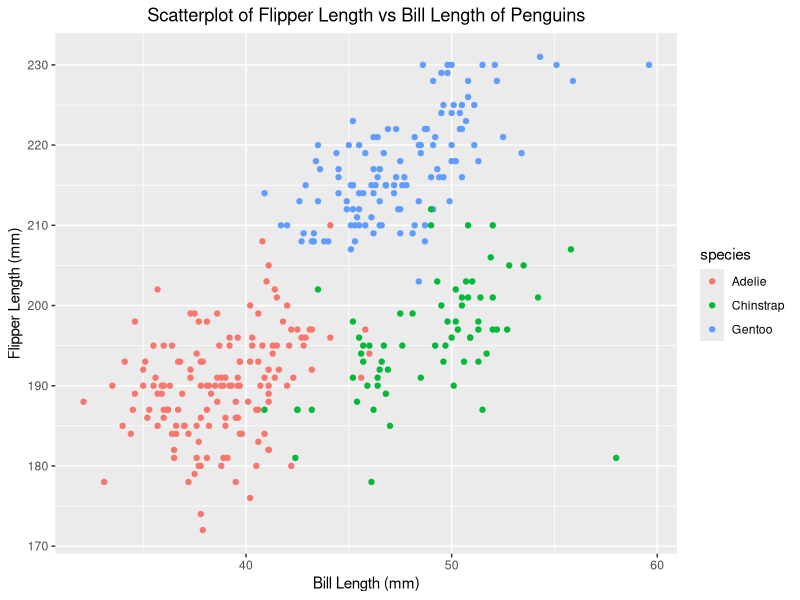
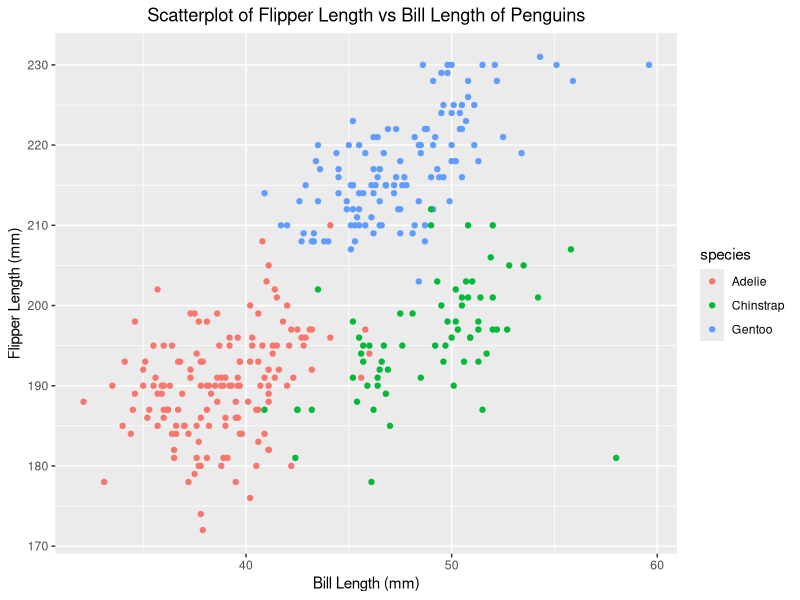

The R source for these figures, in order:
## ---- chunk 1
library(tidyverse)
## ---- chunk 2
data("penguins", package = "palmerpenguins")
## ---- chunk 3
penguins |> 
  drop_na(bill_length_mm, flipper_length_mm) |> 
  ggplot(aes(x = bill_length_mm, y = flipper_length_mm, color = species)) +
  geom_point() +
  labs(title = "Scatterplot of Flipper Length vs Bill Length of Penguins",
       x = "Bill Length (mm)",
       y = "Flipper Length (mm)")+
  theme(plot.title = element_text(hjust = 0.5))
## ---- chunk 4
ggsave("scatterplot_flipper_vs_bill.png")
## ---- chunk 5
set.seed(1234)
df = data.frame(
  normal_sample = rnorm(10), 
  logical_vector = rnorm(10) > 0,  
  character_vector = rep(letters[1:10]), 
  factor_vector = factor(rep(c("Level1", "Level2", "Level3"), length.out = 10,replace = TRUE))
)
# View the data frame
print(head(df, row.names = FALSE))
## ---- chunk 6
mean_normal=mean(pull(df, normal_sample) )
mean_logical=mean(pull(df, logical_vector))
mean_character=mean(pull(df, character_vector))
mean_factor=mean(pull(df, factor_vector))
## ---- chunk 7
numeric_logical=as.numeric(pull(df, logical_vector))
numeric_character=as.numeric(pull(df, character_vector))
numeric_factor=as.numeric(pull(df, factor_vector))
